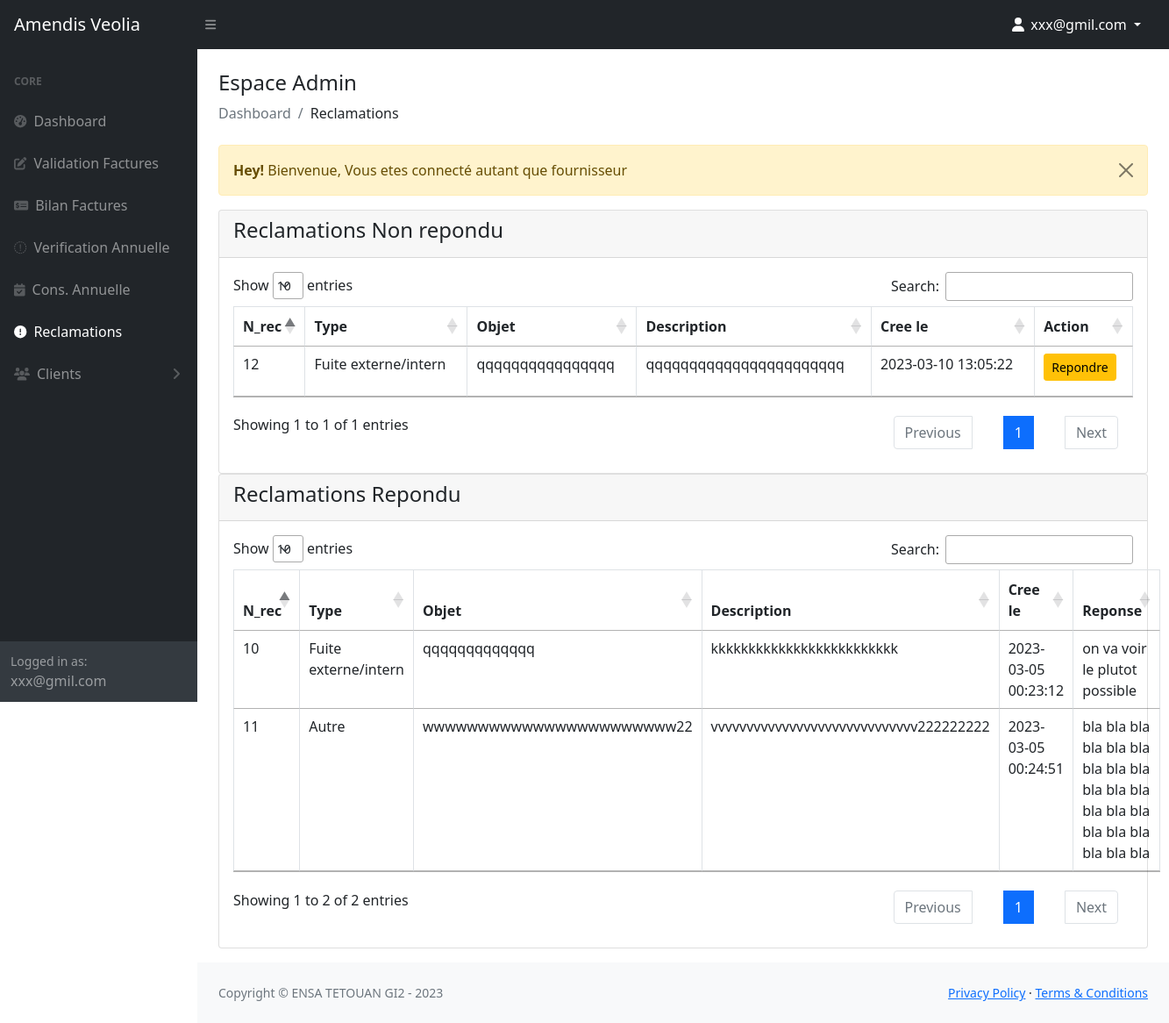
Page /TP2project/admin/view-nonrec.php (signed in) on the committed database.
### tables this page shows
CREATE TABLE `fournisseurs` (
  `id_fr` int(255) NOT NULL,
  `nom_fr` varchar(30) NOT NULL,
  `adresse_fr` varchar(200) NOT NULL,
  `tel_fr` varchar(20) NOT NULL,
  `email_fr` varchar(50) NOT NULL,
  `mdp_fr` varchar(30) NOT NULL
);

CREATE TABLE `reclamations` (
  `id_rec` int(255) NOT NULL,
  `type_rec` varchar(20) NOT NULL,
  `objet` varchar(100) NOT NULL,
  `description` varchar(500) NOT NULL,
  `id_cl` int(255) NOT NULL,
  `created_at` timestamp NOT NULL DEFAULT current_timestamp(),
  `reponse` varchar(200) NOT NULL
);

### TP2project/admin/view-nonrec.php (the view, shortened to what this page needs)
<?php
include('config/dbcon.php');
include('includes/header.php');
?>
<div class="container-fluid px-4">
    <h4 class="mt-4">Espace Admin</h4>
    <ol class="breadcrumb mb-4">
        <li class="breadcrumb-item active">Dashboard</li>
        <li class="breadcrumb-item ">Reclamations</li>
    </ol>
    <div class="row">
        <div class="col-md-12">
            <?php include('message.php')?>
            <div class="card">
                <div class="card-header">
                    <h4>Reclamations Non repondu </h4>
                </div>
                <div class="card-body">
                    <table id='myDataTable' class="table table-bordered table-sm">
                        <thead>
                            <tr>
                                <th>N_rec</th>
                                <th>Type</th>
                                <th>Objet</th>
                                <th>Description</th>
                                <th>Cree le</th>
                                <th>Action</th>
                            </tr>
                        </thead>
                        <tbody>
                            <?php
                            $query="SELECT * FROM reclamations WHERE reponse ='' ";
                            $query_run = mysqli_query($con, $query);
                            if(mysqli_num_rows($query_run) > 0){
                                foreach($query_run as $row){
                                    ?>
                                    <tr>
                                        <td> <?= $row['id_rec']; ?> </td>
                                        <td> <?= $row['type_rec']; ?></td>
                                        <td> <?= $row['objet']; ?> </td>
                                        <td> <?= $row['description']; ?> </td>
                                        <td> <?= $row['created_at']; ?> </td>
                                        <td> <a href="rec-repondre.php?id_rec=<?=$row['id_rec'];?>" class="btn btn-warning btn-sm" >Repondre</a> </td>
                                    </tr>
                                    <?php
                                }
                            }else{
                                ?>
                                    <tr>
                                        <td colspan=6> No RECORD FOUND</td>
                                    </tr>
                                <?php
                            }
                            ?>
                        </tbody>
                    </table>
                </div>
            </div>
        </div>
        <div class="col-md-12">
        <div class="card mb-3 ">
                <div class="card-header">
                    <h4>Reclamations Repondu </h4>
                </div>
                <div class="card-body">
                    <table id='myDataTable2' class="table table-bordered table-sm">
                        <thead>
                            <tr>
                                <th>N_rec</th>
                                <th>Type</th>
                                <th>Objet</th>
                                <th>Description</th>
                                <th>Cree le</th>
                                <th>Reponse</th>
                            </tr>
                        </thead>
                        <tbody>
                            <?php
                            $query="SELECT * FROM reclamations WHERE reponse !='' ";
                            $query_run = mysqli_query($con, $query);
                            if(mysqli_num_rows($query_run) > 0){
                                foreach($query_run as $row){
                                    ?>
                                    <tr>
                                        <td> <?= $row['id_rec']; ?> </td>
                                        <td> <?= $row['type_rec']; ?></td>
                                        <td> <?= $row['objet']; ?> </td>
                                        <td> <?= $row['description']; ?> </td>
                                        <td> <?= $row['created_at']; ?> </td>
                                        <td> <?= $row['reponse']; ?> </td>
                                    </tr>
                                    <?php
                                }
                            }else{
                                ?>
                                    <tr>
                                        <td colspan=6> No RECORD FOUND</td>
                                    </tr>
                                <?php
                            }
                            ?>
                        </tbody>
                    </table>
                </div>
            </div>
        </div>
    </div>
</div>
<?php
include('includes/footer.php');
include('includes/scripts.php');
?>

### TP2project/admin/includes/navbar-top.php (shortened to what this page needs)
<nav class="sb-topnav navbar navbar-expand navbar-dark bg-dark">
    <a class="navbar-brand ps-3" href="index.html">Amendis Veolia</a>
    <button class="btn btn-link btn-sm order-1 order-lg-0 me-4 me-lg-0" id="sidebarToggle" href="#!"><i class="fas fa-bars"></i></button>
        <?php
            $sql = mysqli_query($con,"SELECT * FROM fournisseurs WHERE id_fr = {$_SESSION['id_fr']} " );
            if(mysqli_num_rows($sql) >0){
              $row = mysqli_fetch_assoc($sql);
            }
          ?>
    <ul class="navbar-nav ms-auto ms-md-0 me-3 me-lg-4">
        <li class="nav-item dropdown">
            <a class="nav-link dropdown-toggle text-white" id="navbarDropdown" href="#" role="button" data-bs-toggle="dropdown" aria-expanded="false">
                <i class="fas fa-user fa-fw"></i> <?= $row['email_fr'];?>
            </a>
        </li>
    </ul>
</nav>

### TP2project/admin/includes/sidebar.php (shortened to what this page needs)
<div id="layoutSidenav_nav">
    <?php  $page = substr($_SERVER['SCRIPT_NAME'], strrpos($_SERVER['SCRIPT_NAME'], "/")+1); ?>
    <nav class="sb-sidenav accordion sb-sidenav-dark" id="sidenavAccordion">
        <div class="sb-sidenav-menu">
            <div class="nav">
                <div class="sb-sidenav-menu-heading">Core</div>
                <a class="nav-link <?=$page == 'index.php' ? 'active':'' ?> " href="index.php">
                    <div class="sb-nav-link-icon"><i class="fas fa-tachometer-alt"></i></div>
                    Dashboard
                </a>
                <a class="nav-link <?=$page == 'validate_fac.php' ? 'active':'' ?> " href="validate_fac.php">
                    <div class="sb-nav-link-icon"><i class="fas fa-pen-to-square"></i></div>
                        Validation Factures
                </a>
                <a class="nav-link <?=$page == 'view_fac.php' ? 'active':'' ?> " href="view_fac.php">
                    <div class="sb-nav-link-icon"><i class="fas fa-money-check-dollar"></i></div>
                        Bilan Factures
                </a>
                <a class="nav-link <?=$page == 'cons-annuelle.php' ? 'active':'' ?> " href="cons-annuelle.php">
                    <div class="sb-nav-link-icon"><i class="fa-sharp fa-solid fa-file-pen"></i></div>
                       Verification Annuelle
                </a>
                <a class="nav-link <?=$page == 'verify-annuelle.php' ? 'active':'' ?> " href="verify-annuelle.php">
                    <div class="sb-nav-link-icon"><i class="fa-solid fa-calendar-check"></i></div>
                       Cons. Annuelle
                </a>
                <a class="nav-link <?=$page == 'view-nonrec.php' ? 'active':'' ?> " href="view-nonrec.php">
                    <div class="sb-nav-link-icon"><i class="fa-solid fa-circle-exclamation"></i></div>
                       Reclamations
                </a>
                <a class="nav-link collapsed <?= $page == 'view-register.php' || $page == 'register-add.php'|| $page == 'register-edit.php' ? 'active':'' ?>" href="#" data-bs-toggle="collapse" data-bs-target="#collapseLayouts" aria-expanded="false" aria-controls="collapseLayouts">
                    <div class="sb-nav-link-icon"><i class="fas fa-users"></i></div>
                        Clients
                    <div class="sb-sidenav-collapse-arrow"><i class="fas fa-angle-down"></i></div>
                </a>
            </div>
        </div>
        <div class="sb-sidenav-footer">
            <div class="small">Logged in as:</div>
                <?= $row['email_fr']; ?>
        </div>
    </nav>
</div>

### rows in the picture
fournisseurs: email_fr "xxx@gmil.com"
reclamations: id_rec "12", type_rec "Fuite externe/intern", objet "qqqqqqqqqqqqqqqq", description "qqqqqqqqqqqqqqqqqqqqqqq", created_at "2023-03-10 13:05:22"
reclamations: id_rec "10", type_rec "Fuite externe/intern", objet "qqqqqqqqqqqqq", description "kkkkkkkkkkkkkkkkkkkkkkkkk", created_at "2023-03-05 00:23:12", reponse "on va voir le plutot possible"
reclamations: id_rec "11", type_rec "Autre", objet "wwwwwwwwwwwwwwwwwwwwwww22", description "vvvvvvvvvvvvvvvvvvvvvvvvvvvvv222222222", created_at "2023-03-05 00:24:51", reponse "bla bla bla bla bla bla bla bla bla bla bla bla bla bla bla bla bla bla bla bla bla"

### other values in the picture
$_SESSION['message'] "Bienvenue, Vous etes connecté autant que fournisseur"
